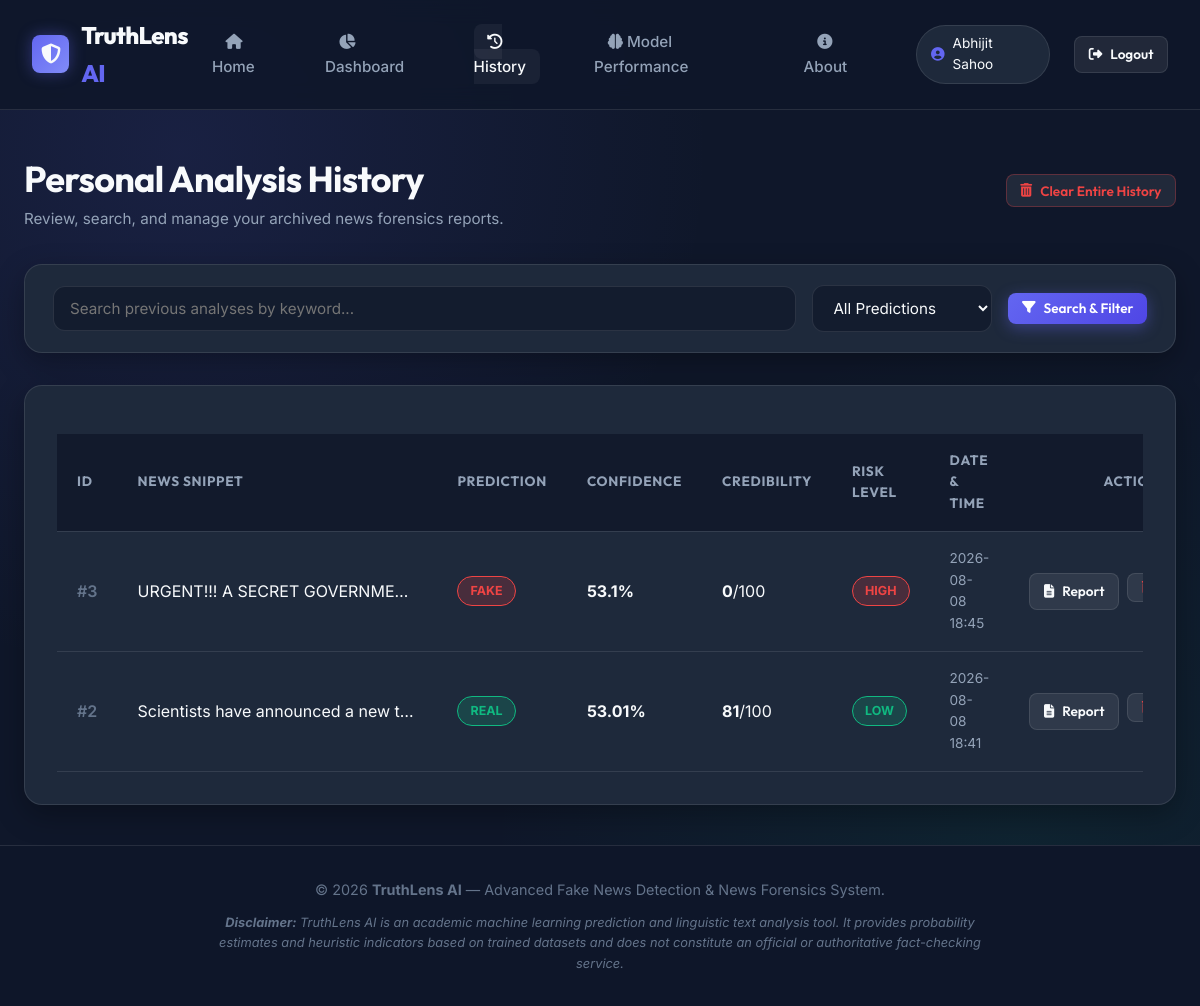
Screenshot of /history (signed in) with the database file from the repository.
### tables this page shows
CREATE TABLE predictions (
            id INTEGER PRIMARY KEY AUTOINCREMENT,
            user_id INTEGER NOT NULL,
            news_text TEXT NOT NULL,
            prediction TEXT NOT NULL,
            confidence REAL NOT NULL,
            credibility_score INTEGER NOT NULL,
            risk_level TEXT NOT NULL,
            clickbait_score INTEGER NOT NULL,
            emotional_score INTEGER NOT NULL,
            word_count INTEGER NOT NULL,
            character_count INTEGER NOT NULL,
            sentence_count INTEGER NOT NULL,
            created_at TIMESTAMP DEFAULT CURRENT_TIMESTAMP,
            FOREIGN KEY (user_id) REFERENCES users (id) ON DELETE CASCADE
        );

### app.py (the view)
@app.route('/history')
@login_required
def history():
    user_id = session['user_id']
    search_query = request.args.get('q', '').strip()
    filter_pred = request.args.get('prediction', '').strip()
    predictions = get_user_predictions(user_id, search_query=search_query, filter_prediction=filter_pred)
    return render_template('history.html', predictions=predictions, search_query=search_query, filter_pred=filter_pred)

### app.py (called while the page is built)
def login_required(f):
    @wraps(f)
    def decorated_function(*args, **kwargs):
        if 'user_id' not in session:
            flash('Please log in to access this page.', 'warning')
            return redirect(url_for('login'))
        return f(*args, **kwargs)
    return decorated_function

@app.context_processor
def inject_user():
    return {
        'logged_in': 'user_id' in session,
        'user_name': session.get('user_name', ''),
        'user_id': session.get('user_id', None)
    }

### database.py (called while the page is built)
def get_db_connection():
    conn = sqlite3.connect(Config.DATABASE_PATH)
    conn.row_factory = sqlite3.Row
    return conn

def get_user_predictions(user_id, search_query=None, filter_prediction=None):
    conn = get_db_connection()
    cursor = conn.cursor()
    query = "SELECT * FROM predictions WHERE user_id = ?"
    params = [user_id]
    if filter_prediction and filter_prediction in ['REAL', 'FAKE']:
        query += " AND prediction = ?"
        params.append(filter_prediction)
    if search_query:
        query += " AND news_text LIKE ?"
        params.append(f"%{search_query}%")
    query += " ORDER BY created_at DESC"
    cursor.execute(query, params)
    rows = cursor.fetchall()
    conn.close()
    return [dict(row) for row in rows]

### templates/history.html (shortened to what this page needs)
{% extends 'base.html' %}
{% block content %}
<div style="margin-bottom: 2rem; display: flex; justify-content: space-between; align-items: center; flex-wrap: wrap; gap: 1rem;">
  <div>
    <h1 style="font-size: 2.25rem;">Personal Analysis History</h1>
    <p style="color: var(--text-muted); font-size: 0.95rem;">Review, search, and manage your archived news forensics reports.</p>
  </div>
  {% if predictions %}
  <div>
    <form id="clear-history-form" action="{{ url_for('clear_history') }}" method="POST" style="display: inline;">
      <button type="submit" class="btn btn-secondary btn-sm" style="color: var(--fake-color); border-color: rgba(239,68,68,0.3);">
        <i class="fa-solid fa-trash-can"></i> Clear Entire History
      </button>
    </form>
  </div>
  {% endif %}
</div>
<div class="glass-card" style="margin-bottom: 2rem; padding: 1.25rem 1.75rem;">
  <form action="{{ url_for('history') }}" method="GET" style="display: flex; gap: 1rem; flex-wrap: wrap; align-items: center;">
    <div style="flex: 1; min-width: 250px;">
      <input type="text" name="q" class="form-control" placeholder="Search previous analyses by keyword..." value="{{ search_query }}">
    </div>
    <div style="width: 180px;">
      <select name="prediction" class="form-control">
        <option value="">All Predictions</option>
      </select>
    </div>
    <button type="submit" class="btn btn-primary btn-sm">
      <i class="fa-solid fa-filter"></i> Search & Filter
    </button>
  </form>
</div>
<div class="glass-card">
  {% if predictions %}
  <div class="table-responsive">
    <table class="custom-table">
      <thead>
        <tr>
          <th>ID</th>
          <th>News Snippet</th>
          <th>Prediction</th>
          <th>Confidence</th>
          <th>Credibility</th>
          <th>Risk Level</th>
          <th>Date & Time</th>
          <th style="text-align: right;">Actions</th>
        </tr>
      </thead>
      <tbody>
        {% for item in predictions %}
        <tr>
          <td style="color: var(--text-dim); font-weight: 600;">#{{ item.id }}</td>
          <td style="max-width: 320px; white-space: nowrap; overflow: hidden; text-overflow: ellipsis;">
            {{ item.news_text }}
          </td>
          <td>
            <span class="badge {% if item.prediction == 'REAL' %}badge-success{% else %}badge-danger{% endif %}">
              {{ item.prediction }}
            </span>
          </td>
          <td><strong>{{ item.confidence }}%</strong></td>
          <td><strong>{{ item.credibility_score }}</strong>/100</td>
          <td>
            <span class="badge {% if item.risk_level == 'HIGH' %}badge-danger{% elif item.risk_level == 'MEDIUM' %}badge-warning{% else %}badge-success{% endif %}">
              {{ item.risk_level }}
            </span>
          </td>
          <td style="font-size: 0.85rem; color: var(--text-muted);">{{ item.created_at[:16] }}</td>
          <td style="text-align: right;">
            <div style="display: inline-flex; gap: 0.5rem;">
              <a href="{{ url_for('report', id=item.id) }}" class="btn btn-secondary btn-sm" title="View Full Report">
                <i class="fa-solid fa-file-lines"></i> Report
              </a>
              <form action="{{ url_for('delete_record', id=item.id) }}" method="POST" class="delete-form" style="display: inline;">
                <button type="submit" class="btn btn-secondary btn-sm" style="color: var(--fake-color);" title="Delete Record">
                </button>
              </form>
            </div>
          </td>
        </tr>
        {% endfor %}
      </tbody>
    </table>
  </div>
  {% endif %}
</div>
{% endblock %}

### static/css/style.css (style rules this page uses)
:root { --bg-dark: #0f172a; --bg-card: #1e293b; --bg-card-hover: #334155; --bg-glass: rgba(30, 41, 59, 0.7); --border-color: rgba(255, 255, 255, 0.1); --border-glow: rgba(99, 102, 241, 0.3); --primary: #6366f1; --primary-hover: #4f46e5; --primary-glow: rgba(99, 102, 241, 0.4); --real-color: #10b981; --real-glow: rgba(16, 185, 129, 0.3); --fake-color: #ef4444; --fake-glow: rgba(239, 68, 68, 0.3); --warning-color: #f59e0b; --warning-glow: rgba(245, 158, 11, 0.3); --info-color: #3b82f6; --text-main: #f8fafc; --text-muted: #94a3b8; --text-dim: #64748b; --font-heading: 'Outfit', sans-serif; --font-body: 'Inter', sans-serif; --radius-sm: 8px; --radius-md: 12px; --radius-lg: 18px; --radius-xl: 24px; --transition-fast: all 0.2s cubic-bezier(0.4, 0, 0.2, 1); --transition-normal: all 0.3s cubic-bezier(0.4, 0, 0.2, 1); }
* { margin: 0; padding: 0; box-sizing: border-box; }
body { font-family: var(--font-body); background-color: var(--bg-dark); color: var(--text-main); line-height: 1.6; min-height: 100vh; display: flex; flex-direction: column; background-image: radial-gradient(circle at 15% 15%, rgba(99, 102, 241, 0.12) 0%, transparent 40%), radial-gradient(circle at 85% 85%, rgba(16, 185, 129, 0.08) 0%, transparent 40%); background-attachment: fixed; }
a { color: var(--primary); text-decoration: none; transition: var(--transition-fast); }
h1, h2, h3, h4, h5, h6 { font-family: var(--font-heading); color: var(--text-main); font-weight: 700; letter-spacing: -0.02em; }
.glass-card { background: var(--bg-card); border: 1px solid var(--border-color); border-radius: var(--radius-lg); padding: 2rem; box-shadow: 0 10px 30px rgba(0, 0, 0, 0.3); transition: var(--transition-normal); position: relative; overflow: hidden; }
.btn { display: inline-flex; align-items: center; justify-content: center; gap: 0.5rem; padding: 0.75rem 1.75rem; font-family: var(--font-heading); font-size: 1rem; font-weight: 600; border-radius: var(--radius-md); border: none; cursor: pointer; transition: var(--transition-fast); text-decoration: none; }
.btn-primary { background: linear-gradient(135deg, var(--primary), var(--primary-hover)); color: #fff; box-shadow: 0 4px 15px var(--primary-glow); }
.btn-secondary { background: rgba(255, 255, 255, 0.08); color: var(--text-main); border: 1px solid var(--border-color); }
.btn-sm { padding: 0.4rem 0.85rem; font-size: 0.85rem; border-radius: var(--radius-sm); }
.badge { display: inline-block; padding: 0.25rem 0.75rem; border-radius: 20px; font-size: 0.78rem; font-weight: 700; text-transform: uppercase; }
.badge-success { background: rgba(16, 185, 129, 0.2); color: var(--real-color); border: 1px solid var(--real-color); }
.badge-danger { background: rgba(239, 68, 68, 0.2); color: var(--fake-color); border: 1px solid var(--fake-color); }
.table-responsive { overflow-x: auto; margin-top: 1rem; }
.custom-table { width: 100%; border-collapse: collapse; text-align: left; }
.custom-table th, .custom-table td { padding: 1rem 1.25rem; border-bottom: 1px solid var(--border-color); }
.custom-table th { background: rgba(15, 23, 42, 0.8); color: var(--text-muted); font-family: var(--font-heading); font-size: 0.85rem; text-transform: uppercase; letter-spacing: 0.05em; }
.form-control { width: 100%; padding: 0.75rem 1rem; background: rgba(15, 23, 42, 0.7); border: 1px solid var(--border-color); border-radius: var(--radius-md); color: var(--text-main); font-family: var(--font-body); font-size: 0.95rem; transition: var(--transition-fast); }

### rows the page displays
predictions: id "3", news_text "URGENT!!! A SECRET GOVERNME…", prediction "FAKE", confidence "53.1", credibility_score "0", risk_level "HIGH", created_at "2026-08-08 18:45"
predictions: id "2", news_text "Scientists have announced a new t…", prediction "REAL", confidence "53.01", credibility_score "81", risk_level "LOW", created_at "2026-08-08 18:41"

### other values shown
{{ user_name }} "Abhijit Sahoo"
